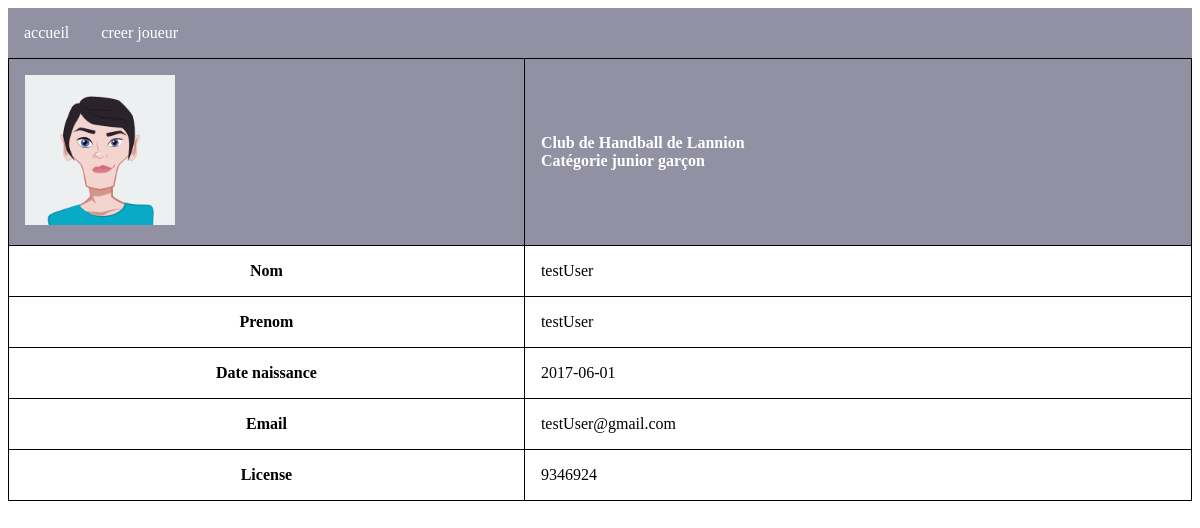
The page /joueur.php?id=49 on the database its author committed.
### tables this page shows
CREATE TABLE `club` (
  `id` int(11) NOT NULL,
  `name` varchar(50) NOT NULL,
  `num` int(11) NOT NULL
);

CREATE TABLE `categorie` (
  `id` int(11) NOT NULL,
  `name` varchar(50) NOT NULL
);

CREATE TABLE `joueur` (
  `id` int(11) NOT NULL,
  `firstname` varchar(50) NOT NULL,
  `lastname` varchar(50) NOT NULL,
  `birth` date NOT NULL,
  `email` varchar(50) NOT NULL,
  `license` varchar(11) NOT NULL,
  `categorie_club_id` int(11) NOT NULL
);

### joueur.php (the view, shortened to what this page needs)
<!DOCTYPE html>
<html lang="en">
<head>
    <link rel="stylesheet" href="style.css">
</head>
<body>
    <header>
        <nav><a href="/">accueil</a>
            <a href="creer_joueur.php">creer joueur</a>
        </nav>
    </header>
    <?php
    include 'pdo.php';
    $res = array();
    $sql="SELECT joueur.firstname as nom,joueur.lastname as prenom,joueur.birth as birth,joueur.email as email,joueur.license as license,categorie.name as catname,club.name as clubname FROM `club` INNER JOIN categorie_club on club.id=categorie_club.club_id INNER JOIN categorie on categorie.id=categorie_club.categorie_id INNER JOIN joueur on joueur.categorie_club_id=categorie_club.id where joueur.id=? ;  ";
            if($prep=$pdo->prepare($sql)){
                $prep->execute(array($_GET['id']));
                while($row=$prep->fetch()){
            array_push($res, array('Nom'=>$row['nom'],'Prenom'=>$row['prenom'],'Date naissance '=> $row['birth'],'Email'=> $row['email'],'License'=> $row['license'],'catname'=>$row['catname'],'clubname'=>$row['clubname'])
        );
                }
            }else {
                $error = $pdo->errno . ' ' . $pdo->error;
                echo $error;
            }
    ?>
    <table>
        <tr>
            <td class="caption">
                <?php
                if(!empty( glob('./photos/'.$_GET['id'].'*'))){?>
                    <img src="<?php echo glob('./photos/'.$_GET['id'].'*')[0]?>" alt="profile" width="150">
                <?php  }else{?>
                    <img src="./photos/AvatarMaker.png" alt="profile" width="150">
                <?php  }?>
            </td>
            <td class="caption">
                Club de Handball de <?php echo $res[0]['clubname']?></br>
                Catégorie
                <?php echo $res[0]['catname']?></td>
        </tr>
        <?php foreach ($res[0] as $cle => $valeur) {
                if ($cle !== 'clubname'&& $cle !=='catname' ) { ?>
        <tr>
            <th>
                <?php echo $cle ?>
            </th>
            <td>
                <?php echo $valeur ?>
            </td>
        </tr>
        <?php }
            }?>
    </table>
</body>
</html>

### style.css (style rules this page uses)
td,th { border:1px solid black; padding: 1em; }
table { border-collapse: collapse; border-radius: 15px; width:100%; }
caption,.caption { margin-top: 1em; background-color: rgb(145, 145, 163) ; padding: 1em; color: #fff; font-weight: 900; }
a { display:inline; }
nav>a { text-decoration: none; padding: 1em; color: #fff; }
nav { background-color: rgb(145, 145, 163) ; display: flex; }
a:link { color: none; text-decoration: none; }

### rows shown on the page
club: name "Lannion", categorie.name "junior garçon", joueur.firstname "testUser", joueur.lastname "testUser", joueur.birth "2017-06-01", joueur.email "testUser@gmail.com", joueur.license "9346924"

### other values the page prints
$cle "Nom"
$cle "Prenom"
$cle "Date naissance"
$cle "Email"
$cle "License"
